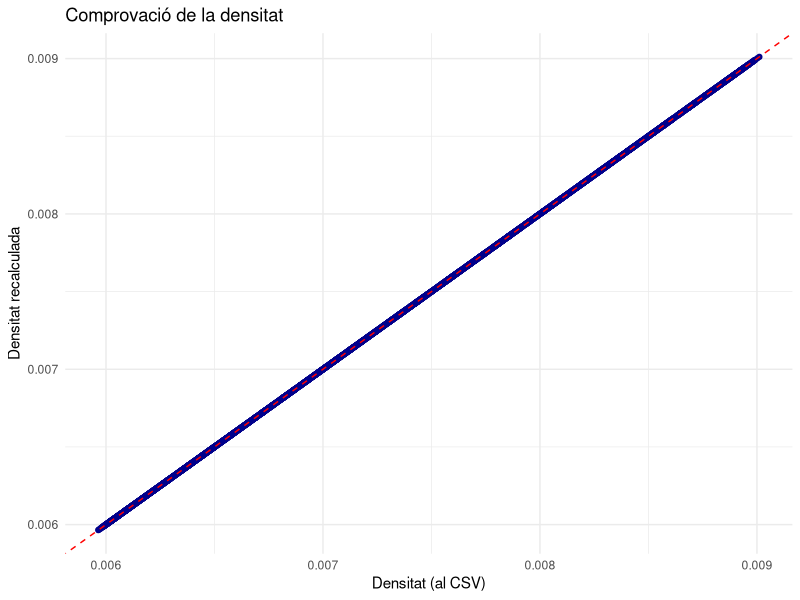
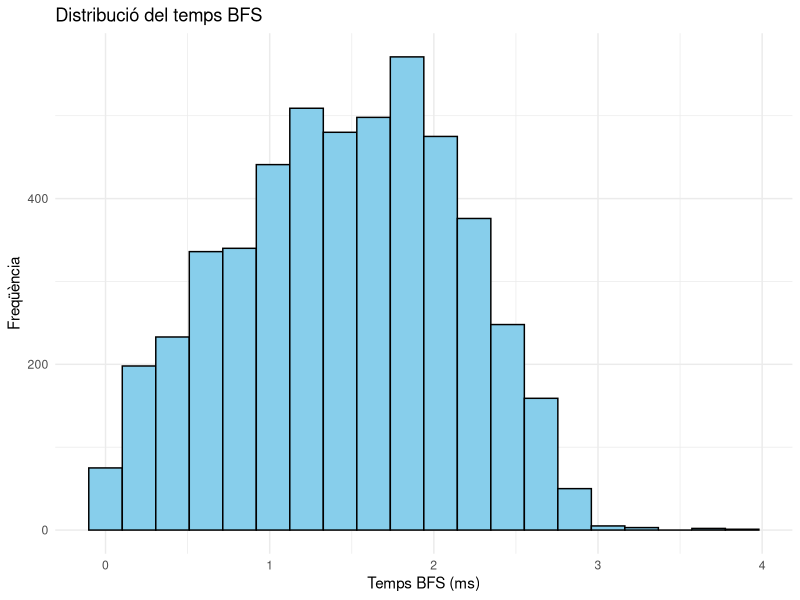
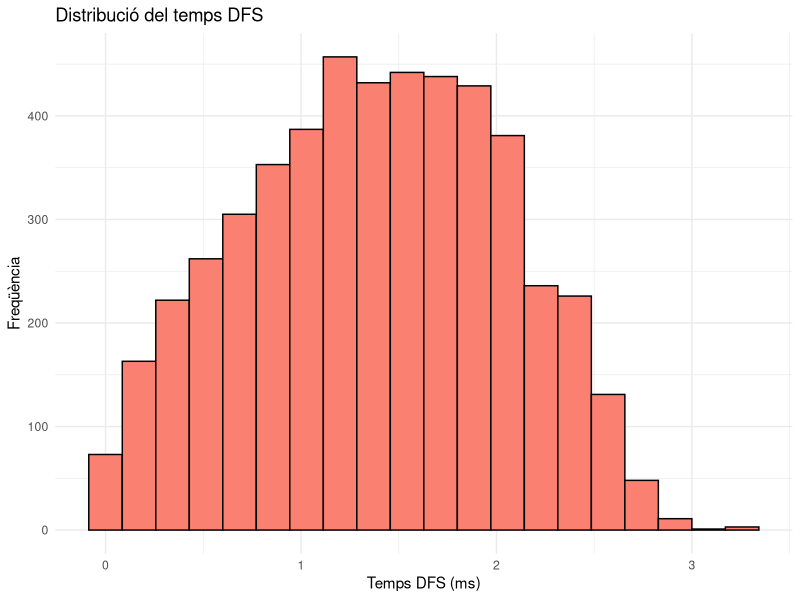
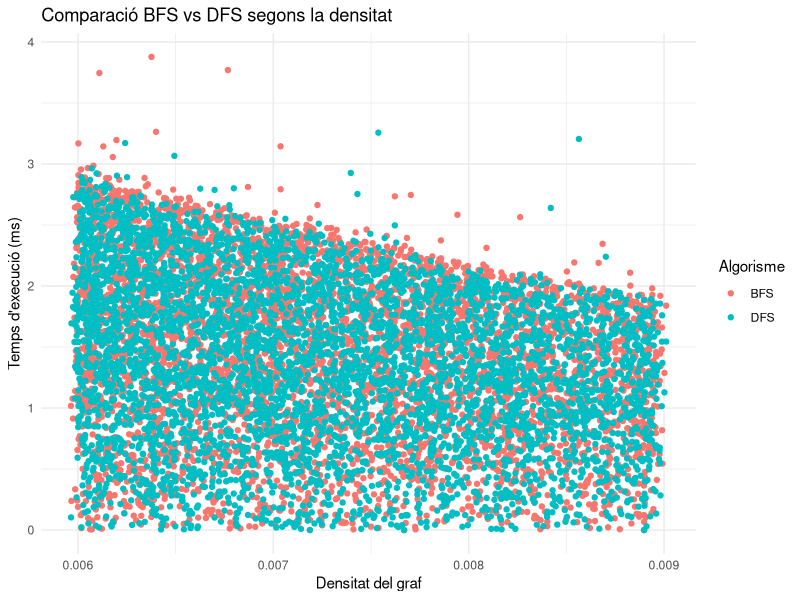
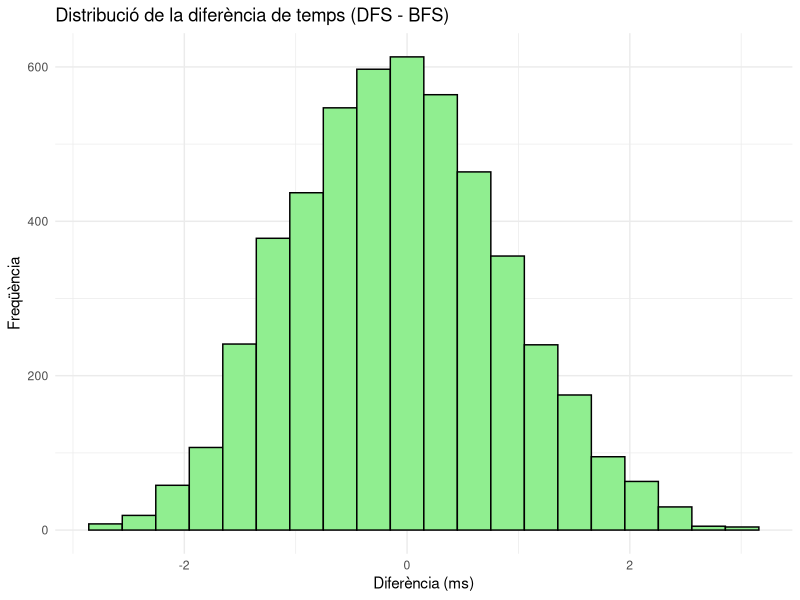
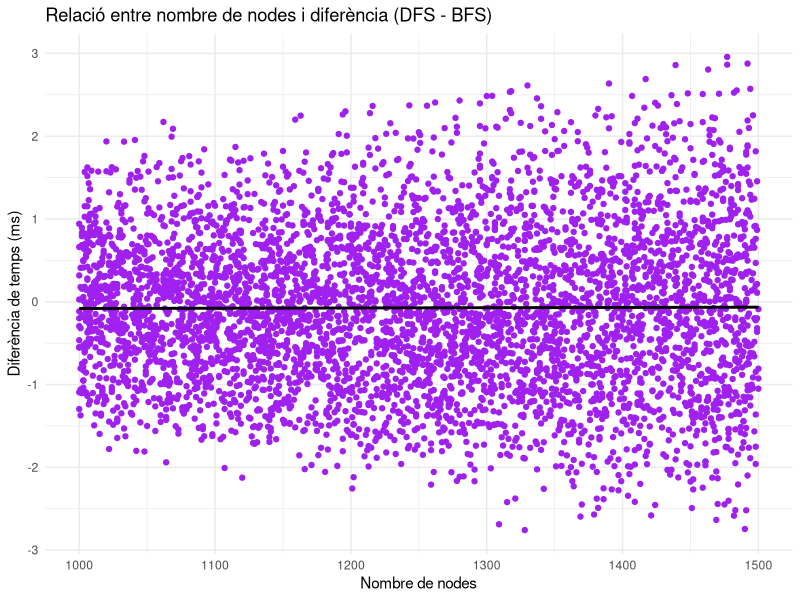

R code for these plots, in order:
###############################################################
#  Analysis of BFS vs DFS Efficiency
#  Autor: Hugo Pelayo
#  Assignatura: Probabilitat i Estadística (FIB)
#  Data: Novembre 2025
#
#  Objectiu:
#    Analitzar i visualitzar l’eficiència relativa dels algorismes
#    de cerca Breadth-First Search (BFS) i Depth-First Search (DFS)
#    a partir de les dades recollides experimentalment.
#
#  Fitxer d'entrada:
#    test_report.csv — amb columnes:
#    Graph.Name, Density, Nodes, Edges,
#    DFS.Time.ms., BFS.Time.ms., DFS.Path.Length, BFS.Path.Length,
#    Start.Node, End.Node
#
#  Sortides:
#    - Estadístiques descriptives
#    - Test de comparació parellat (t-test)
#    - Models de regressió
#    - Gràfics comparatius i correlacionals
###############################################################
# ------------------------------------------------------------
# Instal·lació automàtica de llibreries
# ------------------------------------------------------------
install_if_missing <- function(pkg) {
  if (!requireNamespace(pkg, quietly = TRUE)) {
    message(sprintf("Instal·lant el paquet '%s'...", pkg))
    install.packages(pkg, dependencies = TRUE)
  }
}

for (p in c("ggplot2", "dplyr")) install_if_missing(p)
library(ggplot2)
library(dplyr)

# ------------------------------------------------------------
# Llegir i preparar les dades
# ------------------------------------------------------------
cat("Comprovant fitxer test_report.csv...\n")
if (!file.exists("test_report.csv")) {
  stop("ERROR: No s'ha trobat 'test_report.csv' al directori de treball. Usa getwd() per comprovar-ho.")
}

# Mantenim els noms del CSV per evitar problemes amb espais
data <- read.csv("test_report.csv",  check.names = FALSE, stringsAsFactors = FALSE)
cat("Fitxer carregat correctament. Nombre de registres:", nrow(data), "\n\n")

cat("Columnes detectades:\n")
print(colnames(data))

# Crear columna de diferència de temps (DFS - BFS)
data <- data %>%
  mutate(Diff = `DFS Time (ms)` - `BFS Time (ms)`)

# ------------------------------------------------------------
# Estadístiques descriptives
# ------------------------------------------------------------
cat("\n=== Estadístiques descriptives ===\n")
print(summary(select(data, Nodes, Edges, Density, `BFS Time (ms)`, `DFS Time (ms)`, Diff)))

# Percentatge de casos on BFS és més ràpid
faster_bfs <- mean(data$`BFS Time (ms)` < data$`DFS Time (ms)`, na.rm = TRUE) * 100
cat(sprintf("\nPercentatge de casos on BFS és més ràpid: %.1f%%\n", faster_bfs))

# ------------------------------------------------------------
# Comprovació de la densitat
# ------------------------------------------------------------
cat("\n=== Comprovació de la densitat ===\n")
data <- data %>%
  mutate(Density_check = Edges / (Nodes * (Nodes - 1)))

cor_density <- cor(data$Density, data$Density_check, use = "complete.obs")
cat(sprintf("Correlació entre densitat del CSV i densitat recalculada: %.6f\n", cor_density))

ggplot(data, aes(x = Density, y = Density_check)) +
  geom_point(color = "darkblue") +
  geom_abline(intercept = 0, slope = 1, color = "red", linetype = "dashed") +
  labs(
    title = "Comprovació de la densitat",
    x = "Densitat (al CSV)",
    y = "Densitat recalculada"
  ) +
  theme_minimal()

# ------------------------------------------------------------
# Distribució dels temps BFS i DFS
# ------------------------------------------------------------
ggplot(data, aes(x = `BFS Time (ms)`)) +
  geom_histogram(fill = "skyblue", color = "black", bins = 20) +
  labs(title = "Distribució del temps BFS", x = "Temps BFS (ms)", y = "Freqüència") +
  theme_minimal()

ggplot(data, aes(x = `DFS Time (ms)`)) +
  geom_histogram(fill = "salmon", color = "black", bins = 20) +
  labs(title = "Distribució del temps DFS", x = "Temps DFS (ms)", y = "Freqüència") +
  theme_minimal()

# ------------------------------------------------------------
# Comparació BFS vs DFS segons la densitat
# ------------------------------------------------------------
ggplot(data, aes(x = Density)) +
  geom_point(aes(y = `BFS Time (ms)`, color = "BFS")) +
  geom_point(aes(y = `DFS Time (ms)`, color = "DFS")) +
  labs(
    title = "Comparació BFS vs DFS segons la densitat",
    x = "Densitat del graf",
    y = "Temps d'execució (ms)",
    color = "Algorisme"
  ) +
  theme_minimal()

# ------------------------------------------------------------
# Diferència de temps
# ------------------------------------------------------------
ggplot(data, aes(x = Diff)) +
  geom_histogram(fill = "lightgreen", color = "black", bins = 20) +
  labs(
    title = "Distribució de la diferència de temps (DFS - BFS)",
    x = "Diferència (ms)",
    y = "Freqüència"
  ) +
  theme_minimal()

# ------------------------------------------------------------
# Relació entre nombre de nodes i diferència
# ------------------------------------------------------------
ggplot(data, aes(x = Nodes, y = Diff)) +
  geom_point(color = "purple") +
  geom_smooth(method = "lm", se = FALSE, color = "black") +
  labs(
    title = "Relació entre nombre de nodes i diferència (DFS - BFS)",
    x = "Nombre de nodes",
    y = "Diferència de temps (ms)"
  ) +
  theme_minimal()

# ------------------------------------------------------------
# Correlacions
# ------------------------------------------------------------
cat("\n=== Matriu de correlacions ===\n")
corr_matrix <- cor(select(data, Nodes, Edges, Density, `BFS Time (ms)`, `DFS Time (ms)`, Diff), use = "complete.obs")
print(round(corr_matrix, 4))

# ------------------------------------------------------------
# Test t parellat BFS vs DFS
# ------------------------------------------------------------
cat("\n=== Test t parellat BFS vs DFS ===\n")
test_result <- t.test(data$`DFS Time (ms)`, data$`BFS Time (ms)`, paired = TRUE)
print(test_result)

if (!is.na(test_result$p.value) && test_result$p.value < 0.05) {
  cat("Conclusió: Diferència estadísticament significativa (p < 0.05)\n")
} else {
  cat("Conclusió: No hi ha diferència significativa (p >= 0.05)\n")
}

# ------------------------------------------------------------
# Model lineal simple
# ------------------------------------------------------------
cat("\n=== Model lineal: Diff ~ Nodes + Density ===\n")
model <- lm(Diff ~ Nodes + Density, data = data)
print(summary(model))

cat("\nAnàlisi completada correctament\n")
###############################################################
# Fi de l'script
###############################################################

